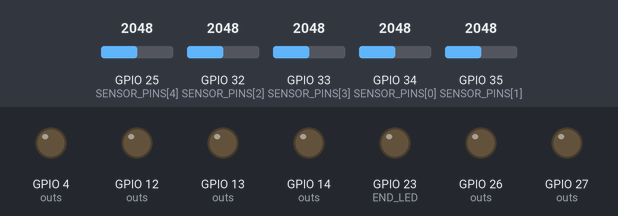
Simulated run of this sketch. Board: ESP32. Shown: output pins drawn as LEDs (lit = HIGH). The test bench sets the inputs (shaded band); at power-on: GPIO 25 (SENSOR_PINS[4]) = 2048, GPIO 32 (SENSOR_PINS[2]) = 2048, GPIO 33 (SENSOR_PINS[3]) = 2048, GPIO 34 (SENSOR_PINS[0]) = 2048, GPIO 35 (SENSOR_PINS[1]) = 2048. What the sketch prints to the serial monitor is not drawn.

Above: at 0.1 s.
At 4.1 s:
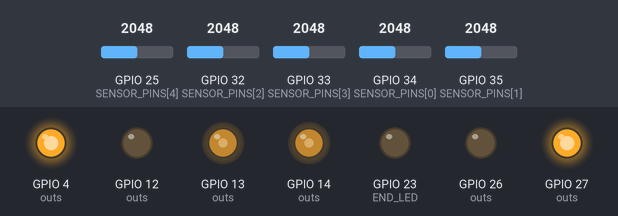
Timing chart, 0 to 6.1 s (numbered marks = the images above):
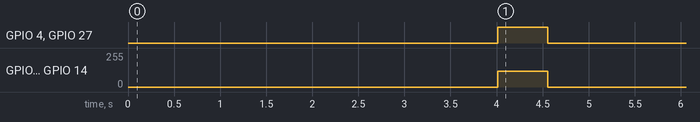

Measured:
- by itself, GPIO 4 (outs), GPIO 27 (outs): LOW → HIGH at 4.0 s, → LOW 0.54 s later
- by itself, GPIO 13 (outs), GPIO 14 (outs): 0/255 → 120/255 at 4.0 s, → 0/255 0.54 s later

The sketch:

lms_esp32.ino
```cpp
// lms_esp32.ino - PD/PID line follower for ESP32-WROOM-32 + L298N.
// All control logic lives in lms_core.h (tested on desktop by src/test/test_pid.cpp).
// Race firmware note: Wi-Fi and Bluetooth are never started in this sketch
// (the Meshmerize rules require them to be off near the arena).
#include "lms_core.h"

// ---------------- Pins (Appendix A) ----------------
const int SENSOR_PINS[NUM_SENSORS] = {34, 35, 32, 33, 25};  // S1 (left) .. S5 (right)
const int ENA = 14, IN1 = 27, IN2 = 26;   // left motor
const int ENB = 13, IN3 = 12;             // right motor
// Appendix A lists IN4 = GPIO 11, but GPIO 6-11 are wired to the module's SPI flash
// on the WROOM-32 and cannot be used as I/O. Remapped to GPIO 4 (see README).
const int IN4 = 4;
const int END_LED = 23;  // red LED + series resistor, lights at the end zone

// ---------------- Line polarity ----------------
// true : the line gives the HIGHER analog reading (Appendix A: darker surface = higher voltage).
// false: the line gives the LOWER reading (for example a white line on a dark floor with a
//        module whose output drops over a reflective surface). Check on the bench first.
const bool LINE_IS_HIGH_RAW = true;

// ---------------- End-box detection (tuning values, not measured) ----------------
const int END_THRESHOLD = 700;         // normalised reading above this = sensor is on the line
const unsigned long END_BOX_MS = 250;  // all five on the line this long = end box

// ---------------- Control tuning ----------------
// kp, ki, kd, integralLimit, baseSpeed, maxSpeed, recoverSpeed, lostLimit, minTotal
PidParams params = {35.0f, 0.0f, 1.5f, 50.0f, 150, 255, 120, 50, 200};
const unsigned long LOOP_US = 10000;  // 10 ms -> 100 Hz (lostLimit 50 = ~0.5 s)

PidState state;
int rawMin[NUM_SENSORS], rawMax[NUM_SENSORS];
unsigned long lastMicros = 0;
bool finished = false;
unsigned long allOnLineSince = 0;  // 0 = not currently all on the line

// Min-max calibration: sweep the array over the line and the floor for 3 s.
void calibrate() {
  for (int i = 0; i < NUM_SENSORS; i++) { rawMin[i] = 4095; rawMax[i] = 0; }
  Serial.println("Calibrating: move the robot over line and floor...");
  unsigned long start = millis();
  while (millis() - start < 3000) {
    for (int i = 0; i < NUM_SENSORS; i++) {
      int v = analogRead(SENSOR_PINS[i]);
      if (v < rawMin[i]) rawMin[i] = v;
      if (v > rawMax[i]) rawMax[i] = v;
    }
    delay(2);
  }
  Serial.println("Calibration done.");
}

// Read and normalise to 0..1000 with the LINE always the high value.
void readSensors(int out[NUM_SENSORS]) {
  for (int i = 0; i < NUM_SENSORS; i++) {
    int raw = analogRead(SENSOR_PINS[i]);
    int range = rawMax[i] - rawMin[i];
    if (range < 100) { out[i] = 0; continue; }  // sensor saw no contrast: ignore it
    long v = (long)(raw - rawMin[i]) * 1000 / range;
    if (v < 0) v = 0;
    if (v > 1000) v = 1000;
    if (!LINE_IS_HIGH_RAW) v = 1000 - v;  // flip so that the line is high
    out[i] = (int)v;
  }
}

// Signed command: positive = forward, negative = reverse, magnitude = PWM (0-255).
void setMotor(int cmd, int inA, int inB, int en) {
  if (cmd > 0)      { digitalWrite(inA, HIGH); digitalWrite(inB, LOW); }
  else if (cmd < 0) { digitalWrite(inA, LOW);  digitalWrite(inB, HIGH); }
  else              { digitalWrite(inA, LOW);  digitalWrite(inB, LOW); }
  analogWrite(en, abs(cmd));
}

void stopMotors() {
  setMotor(0, IN1, IN2, ENA);
  setMotor(0, IN3, IN4, ENB);
}

void setup() {
  Serial.begin(115200);
  int outs[] = {ENA, IN1, IN2, ENB, IN3, IN4, END_LED};
  for (int i = 0; i < 7; i++) pinMode(outs[i], OUTPUT);
  for (int i = 0; i < NUM_SENSORS; i++) pinMode(SENSOR_PINS[i], INPUT);
  digitalWrite(END_LED, LOW);
  stopMotors();
  calibrate();
  delay(1000);  // time to place the robot on the line
  lastMicros = micros();
}

void loop() {
  if (finished) {  // end box reached: stay stopped with the LED on
    stopMotors();
    digitalWrite(END_LED, HIGH);
    return;
  }

  unsigned long now = micros();
  if (now - lastMicros < LOOP_US) return;
  float dt = (now - lastMicros) / 1e6f;
  lastMicros = now;

  int s[NUM_SENSORS];
  readSensors(s);

  // End box: all five sensors on the line continuously for END_BOX_MS.
  if (allSensorsOnLine(s, END_THRESHOLD)) {
    if (allOnLineSince == 0) allOnLineSince = millis();
    else if (millis() - allOnLineSince >= END_BOX_MS) {
      finished = true;
      stopMotors();
      digitalWrite(END_LED, HIGH);
      Serial.println("END BOX reached");
      return;
    }
  } else {
    allOnLineSince = 0;
  }

  float err = 0;
  MotorCmd c = lineFollowStep(s, state, params, dt, &err);
  if (c.stopped) { c.left = 0; c.right = 0; }

  setMotor(c.left, IN1, IN2, ENA);
  setMotor(c.right, IN3, IN4, ENB);

  // Telemetry every loop: sensors, error, motor commands.
  Serial.print(s[0]); Serial.print(',');
  Serial.print(s[1]); Serial.print(',');
  Serial.print(s[2]); Serial.print(',');
  Serial.print(s[3]); Serial.print(',');
  Serial.print(s[4]); Serial.print(" | err=");
  Serial.print(err); Serial.print(" L=");
  Serial.print(c.left); Serial.print(" R=");
  Serial.println(c.right);
}
```

lms_core.h
```cpp
// lms_core.h - hardware-independent line-follower logic (PD/PID).
// Used by the ESP32 sketch and by the desktop test (src/test/test_pid.cpp).
#pragma once
#include <math.h>

#define NUM_SENSORS 5

// Sensor positions, left to right.
const int WEIGHTS[NUM_SENSORS] = {-2, -1, 0, 1, 2};

struct PidParams {
  float kp, ki, kd;     // PID gains
  float integralLimit;  // anti-windup clamp on the integral term
  int baseSpeed;        // forward speed (PWM units, 0-255)
  int maxSpeed;         // motor command limit
  int recoverSpeed;     // pivot speed while searching for a lost line
  int lostLimit;        // loops to search before giving up and stopping
  int minTotal;         // below this total reading, treat the line as lost
};

struct PidState {
  float prevError = 0;
  float integral = 0;
  float lastPosition = 0;  // last seen line side, used for recovery
  int lostCount = 0;
};

struct MotorCmd {
  int left;
  int right;
  bool stopped;
};

// Weighted centroid. Returns position in [-2, +2]; lineFound = false if the
// total reading is below minTotal (all-zero case handled before dividing).
inline float computeLinePosition(const int s[NUM_SENSORS], bool &lineFound, int minTotal) {
  long weightedSum = 0, total = 0;
  for (int i = 0; i < NUM_SENSORS; i++) {
    weightedSum += (long)s[i] * WEIGHTS[i];
    total += s[i];
  }
  if (total < minTotal || total == 0) {
    lineFound = false;
    return 0.0f;
  }
  lineFound = true;
  return (float)weightedSum / total;
}

// Clamp to [-maxMag, +maxMag], sign preserved.
inline int clampMotor(int cmd, int maxMag) {
  if (cmd > maxMag) return maxMag;
  if (cmd < -maxMag) return -maxMag;
  return cmd;
}

// One control step: sensors in, motor commands out.
inline MotorCmd lineFollowStep(const int s[NUM_SENSORS], PidState &st,
                               const PidParams &p, float dt, float *errorOut = nullptr) {
  bool found;
  float pos = computeLinePosition(s, found, p.minTotal);
  MotorCmd cmd = {0, 0, false};

  // Lost line: pivot toward the side where the line was last seen,
  // and stop completely if it is not found within lostLimit loops.
  if (!found) {
    st.lostCount++;
    st.integral = 0;  // do not carry old error into recovery
    if (errorOut) *errorOut = 0;
    if (st.lostCount > p.lostLimit) {
      cmd.stopped = true;  // safe stop
    } else {
      int dir = (st.lastPosition >= 0) ? 1 : -1;
      cmd.left = clampMotor(dir * p.recoverSpeed, p.maxSpeed);
      cmd.right = clampMotor(-dir * p.recoverSpeed, p.maxSpeed);
    }
    return cmd;
  }

  float error = pos;  // target position is 0 (line under the centre sensor)
  if (st.lostCount > 0) st.prevError = error;  // avoid a derivative spike on reacquire
  st.lostCount = 0;
  st.lastPosition = pos;

  st.integral += error * dt;
  if (st.integral > p.integralLimit) st.integral = p.integralLimit;
  if (st.integral < -p.integralLimit) st.integral = -p.integralLimit;

  float derivative = (error - st.prevError) / dt;
  st.prevError = error;

  float correction = p.kp * error + p.ki * st.integral + p.kd * derivative;

  // Positive error (line on the right): left motor faster, right motor slower.
  cmd.left = clampMotor((int)lroundf(p.baseSpeed + correction), p.maxSpeed);
  cmd.right = clampMotor((int)lroundf(p.baseSpeed - correction), p.maxSpeed);
  if (errorOut) *errorOut = error;
  return cmd;
}// ---- Competition addition: end-box detection helper ----
// True when every normalised sensor reading (0..1000, line = high) is at or above 'threshold'.
// A perpendicular junction stripe also trips all five sensors, but only briefly, so the
// caller must require this to hold for a minimum time before declaring the end box.
inline bool allSensorsOnLine(const int s[NUM_SENSORS], int threshold) {
  for (int i = 0; i < NUM_SENSORS; i++) {
    if (s[i] < threshold) return false;
  }
  return true;
}
```
